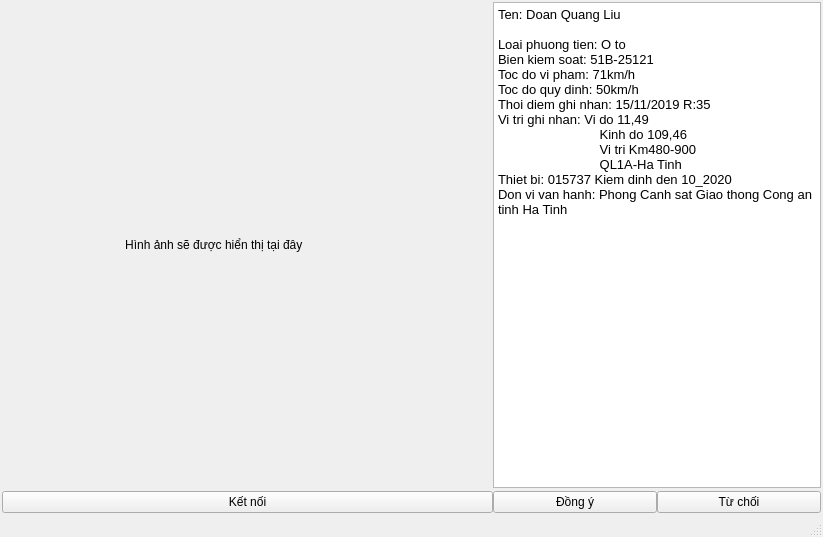
<?xml version="1.0" encoding="UTF-8"?>
<ui version="4.0">
 <class>MainWindow</class>
 <widget class="QMainWindow" name="MainWindow">
  <property name="geometry">
   <rect>
    <x>0</x>
    <y>0</y>
    <width>823</width>
    <height>537</height>
   </rect>
  </property>
  <property name="windowTitle">
   <string>MainWindow</string>
  </property>
  <widget class="QWidget" name="centralwidget">
   <layout class="QGridLayout" name="gridLayout" rowstretch="0,0,0">
    <property name="sizeConstraint">
     <enum>QLayout::SetNoConstraint</enum>
    </property>
    <property name="leftMargin">
     <number>2</number>
    </property>
    <property name="topMargin">
     <number>2</number>
    </property>
    <property name="rightMargin">
     <number>2</number>
    </property>
    <property name="bottomMargin">
     <number>2</number>
    </property>
    <property name="horizontalSpacing">
     <number>4</number>
    </property>
    <property name="verticalSpacing">
     <number>3</number>
    </property>
    <item row="1" column="3">
     <layout class="QHBoxLayout" name="horizontalLayout" stretch="6,4">
      <property name="spacing">
       <number>0</number>
      </property>
      <item>
       <widget class="QLabel" name="label">
        <property name="text">
         <string>                                     Hình ảnh sẽ được hiển thị tại đây</string>
        </property>
       </widget>
      </item>
      <item>
       <widget class="QTextEdit" name="textEdit">
        <property name="readOnly">
         <bool>true</bool>
        </property>
        <property name="html">
         <string>&lt;!DOCTYPE HTML PUBLIC &quot;-//W3C//DTD HTML 4.0//EN&quot; &quot;http://www.w3.org/TR/REC-html40/strict.dtd&quot;&gt;
&lt;html&gt;&lt;head&gt;&lt;meta name=&quot;qrichtext&quot; content=&quot;1&quot; /&gt;&lt;style type=&quot;text/css&quot;&gt;
p, li { white-space: pre-wrap; }
&lt;/style&gt;&lt;/head&gt;&lt;body style=&quot; font-family:'MS Shell Dlg 2'; font-size:7.8pt; font-weight:400; font-style:normal;&quot;&gt;
&lt;p style=&quot; margin-top:0px; margin-bottom:0px; margin-left:0px; margin-right:0px; -qt-block-indent:0; text-indent:0px;&quot;&gt;&lt;span style=&quot; font-size:10pt;&quot;&gt;Ten: Doan Quang Liu&lt;/span&gt;&lt;/p&gt;
&lt;p style=&quot;-qt-paragraph-type:empty; margin-top:0px; margin-bottom:0px; margin-left:0px; margin-right:0px; -qt-block-indent:0; text-indent:0px; font-size:10pt;&quot;&gt;&lt;br /&gt;&lt;/p&gt;
&lt;p style=&quot; margin-top:0px; margin-bottom:0px; margin-left:0px; margin-right:0px; -qt-block-indent:0; text-indent:0px;&quot;&gt;&lt;span style=&quot; font-size:10pt;&quot;&gt;Loai phuong tien: O to&lt;/span&gt;&lt;/p&gt;
&lt;p style=&quot; margin-top:0px; margin-bottom:0px; margin-left:0px; margin-right:0px; -qt-block-indent:0; text-indent:0px;&quot;&gt;&lt;span style=&quot; font-size:10pt;&quot;&gt;Bien kiem soat: 51B-25121&lt;/span&gt;&lt;/p&gt;
&lt;p style=&quot; margin-top:0px; margin-bottom:0px; margin-left:0px; margin-right:0px; -qt-block-indent:0; text-indent:0px;&quot;&gt;&lt;span style=&quot; font-size:10pt;&quot;&gt;Toc do vi pham: 71km/h&lt;/span&gt;&lt;/p&gt;
&lt;p style=&quot; margin-top:0px; margin-bottom:0px; margin-left:0px; margin-right:0px; -qt-block-indent:0; text-indent:0px;&quot;&gt;&lt;span style=&quot; font-size:10pt;&quot;&gt;Toc do quy dinh: 50km/h&lt;/span&gt;&lt;/p&gt;
&lt;p style=&quot; margin-top:0px; margin-bottom:0px; margin-left:0px; margin-right:0px; -qt-block-indent:0; text-indent:0px;&quot;&gt;&lt;span style=&quot; font-size:10pt;&quot;&gt;Thoi diem ghi nhan: 15/11/2019 R:35&lt;/span&gt;&lt;/p&gt;
&lt;p style=&quot; margin-top:0px; margin-bottom:0px; margin-left:0px; margin-right:0px; -qt-block-indent:0; text-indent:0px;&quot;&gt;&lt;span style=&quot; font-size:10pt;&quot;&gt;Vi tri ghi nhan: Vi do 11,49&lt;/span&gt;&lt;/p&gt;
&lt;p style=&quot; margin-top:0px; margin-bottom:0px; margin-left:0px; margin-right:0px; -qt-block-indent:0; text-indent:0px;&quot;&gt;&lt;span style=&quot; font-size:10pt;&quot;&gt;	      Kinh do 109,46&lt;/span&gt;&lt;/p&gt;
&lt;p style=&quot; margin-top:0px; margin-bottom:0px; margin-left:0px; margin-right:0px; -qt-block-indent:0; text-indent:0px;&quot;&gt;&lt;span style=&quot; font-size:10pt;&quot;&gt;	      Vi tri Km480-900&lt;/span&gt;&lt;/p&gt;
&lt;p style=&quot; margin-top:0px; margin-bottom:0px; margin-left:0px; margin-right:0px; -qt-block-indent:0; text-indent:0px;&quot;&gt;&lt;span style=&quot; font-size:10pt;&quot;&gt;	      QL1A-Ha Tinh&lt;/span&gt;&lt;/p&gt;
&lt;p style=&quot; margin-top:0px; margin-bottom:0px; margin-left:0px; margin-right:0px; -qt-block-indent:0; text-indent:0px;&quot;&gt;&lt;span style=&quot; font-size:10pt;&quot;&gt;Thiet bi: 015737 Kiem dinh den 10_2020&lt;/span&gt;&lt;/p&gt;
&lt;p style=&quot; margin-top:0px; margin-bottom:0px; margin-left:0px; margin-right:0px; -qt-block-indent:0; text-indent:0px;&quot;&gt;&lt;span style=&quot; font-size:10pt;&quot;&gt;Don vi van hanh: Phong Canh sat Giao thong Cong an tinh Ha Tinh&lt;/span&gt;&lt;/p&gt;&lt;/body&gt;&lt;/html&gt;</string>
        </property>
       </widget>
      </item>
     </layout>
    </item>
    <item row="2" column="3">
     <layout class="QHBoxLayout" name="horizontalLayout_2" stretch="6,2,2">
      <item>
       <widget class="QPushButton" name="pushButton_3">
        <property name="text">
         <string>Kết nối</string>
        </property>
       </widget>
      </item>
      <item>
       <widget class="QPushButton" name="pushButton_2">
        <property name="text">
         <string>Đồng ý</string>
        </property>
       </widget>
      </item>
      <item>
       <widget class="QPushButton" name="pushButton">
        <property name="text">
         <string>Từ chối</string>
        </property>
       </widget>
      </item>
     </layout>
    </item>
   </layout>
  </widget>
  <widget class="QMenuBar" name="menubar">
   <property name="geometry">
    <rect>
     <x>0</x>
     <y>0</y>
     <width>823</width>
     <height>26</height>
    </rect>
   </property>
  </widget>
  <widget class="QStatusBar" name="statusbar"/>
 </widget>
 <resources/>
 <connections/>
</ui>
